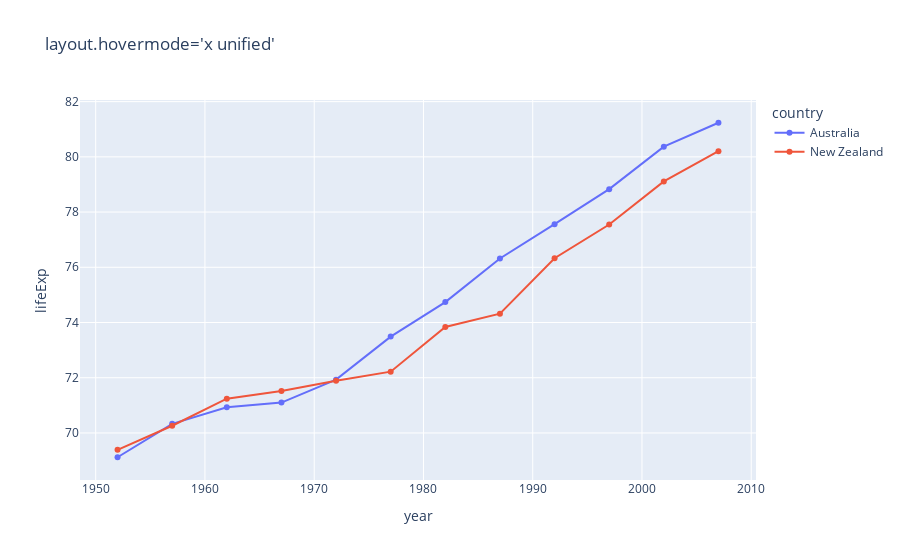

Here is the notebook cell this chart was saved with:
### Code cell
df = px.data.gapminder().query("continent=='Oceania'")
print(df)
fig = px.line(df, x="year", y="lifeExp", color="country", title="layout.hovermode='x unified'")
fig.update_traces(mode="markers+lines", hovertemplate=None)
fig.update_layout(hovermode="x unified")
fig.show()

### Figure 1 — Plotly figure (JSON) as saved in the notebook; plotly's stock layout.template omitted (floating-point values rounded to 4 significant figures)
{"data": [{"legendgroup": "Australia", "line": {"color": "#636efa", "dash": "solid"}, "marker": {"symbol": "circle"}, "mode": "markers+lines", "name": "Australia", "orientation": "v", "showlegend": true, "type": "scatter", "x": [1952, 1957, 1962, 1967, 1972, 1977, 1982, 1987, 1992, 1997, 2002, 2007], "xaxis": "x", "y": [69.12, 70.33, 70.93, 71.1, 71.93, 73.49, 74.74, 76.32, 77.56, 78.83, 80.37, 81.23], "yaxis": "y"}, {"legendgroup": "New Zealand", "line": {"color": "#EF553B", "dash": "solid"}, "marker": {"symbol": "circle"}, "mode": "markers+lines", "name": "New Zealand", "orientation": "v", "showlegend": true, "type": "scatter", "x": [1952, 1957, 1962, 1967, 1972, 1977, 1982, 1987, 1992, 1997, 2002, 2007], "xaxis": "x", "y": [69.39, 70.26, 71.24, 71.52, 71.89, 72.22, 73.84, 74.32, 76.33, 77.55, 79.11, 80.2], "yaxis": "y"}], "layout": {"hovermode": "x unified", "legend": {"title": {"text": "country"}, "tracegroupgap": 0}, "title": {"text": "layout.hovermode='x unified'"}, "xaxis": {"anchor": "y", "domain": [0, 1], "title": {"text": "year"}}, "yaxis": {"anchor": "x", "domain": [0, 1], "title": {"text": "lifeExp"}}}}
